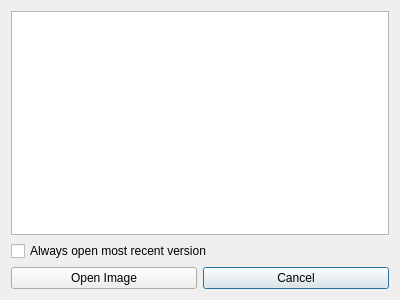
<?xml version="1.0" encoding="UTF-8"?>
<ui version="4.0">
 <class>Dialog</class>
 <widget class="QDialog" name="Dialog">
  <property name="geometry">
   <rect>
    <x>0</x>
    <y>0</y>
    <width>400</width>
    <height>300</height>
   </rect>
  </property>
  <property name="windowTitle">
   <string>Dialog</string>
  </property>
  <layout class="QGridLayout" name="gridLayout">
   <item row="0" column="0" colspan="2">
    <widget class="QTableView" name="tableViewVersions"/>
   </item>
   <item row="2" column="1">
    <widget class="QPushButton" name="pushButtonCancel">
     <property name="text">
      <string>Cancel</string>
     </property>
     <property name="icon">
      <iconset>
       <normaloff>../images/cross.png</normaloff>../images/cross.png</iconset>
     </property>
    </widget>
   </item>
   <item row="2" column="0">
    <widget class="QPushButton" name="pushButtonOpenImage">
     <property name="text">
      <string>Open Image</string>
     </property>
     <property name="icon">
      <iconset>
       <normaloff>../icons/database_edit.png</normaloff>../icons/database_edit.png</iconset>
     </property>
    </widget>
   </item>
   <item row="1" column="0" colspan="2">
    <widget class="QCheckBox" name="checkBoxMostRecent">
     <property name="text">
      <string>Always open most recent version</string>
     </property>
    </widget>
   </item>
  </layout>
 </widget>
 <resources/>
 <connections/>
</ui>
